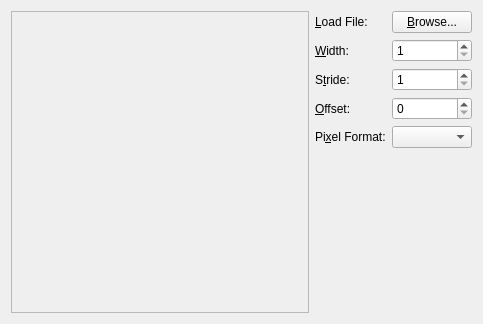
<?xml version="1.0" encoding="UTF-8"?>
<ui version="4.0">
 <class>ImgExperimentDialog</class>
 <widget class="QWidget" name="ImgExperimentDialog">
  <property name="geometry">
   <rect>
    <x>0</x>
    <y>0</y>
    <width>483</width>
    <height>324</height>
   </rect>
  </property>
  <property name="windowTitle">
   <string>Explore Data As Image</string>
  </property>
  <layout class="QHBoxLayout" name="horizontalLayout">
   <item>
    <widget class="QScrollArea" name="img_scroller">
     <property name="widgetResizable">
      <bool>true</bool>
     </property>
     <widget class="QWidget" name="scrollAreaWidgetContents">
      <property name="geometry">
       <rect>
        <x>0</x>
        <y>0</y>
        <width>228</width>
        <height>304</height>
       </rect>
      </property>
      <layout class="QVBoxLayout" name="verticalLayout">
       <item>
        <widget class="QLabel" name="img_display">
         <property name="text">
          <string/>
         </property>
        </widget>
       </item>
      </layout>
     </widget>
    </widget>
   </item>
   <item>
    <layout class="QFormLayout" name="formLayout">
     <item row="0" column="0">
      <widget class="QLabel" name="lbl_browse">
       <property name="text">
        <string>&amp;Load File:</string>
       </property>
       <property name="buddy">
        <cstring>btn_browse</cstring>
       </property>
      </widget>
     </item>
     <item row="0" column="1">
      <widget class="QPushButton" name="btn_browse">
       <property name="text">
        <string>&amp;Browse...</string>
       </property>
      </widget>
     </item>
     <item row="2" column="0">
      <widget class="QLabel" name="lbl_stride">
       <property name="text">
        <string>S&amp;tride:</string>
       </property>
       <property name="buddy">
        <cstring>spin_stride</cstring>
       </property>
      </widget>
     </item>
     <item row="3" column="0">
      <widget class="QLabel" name="lbl_offset">
       <property name="text">
        <string>&amp;Offset:</string>
       </property>
       <property name="buddy">
        <cstring>spin_offset</cstring>
       </property>
      </widget>
     </item>
     <item row="3" column="1">
      <widget class="QSpinBox" name="spin_offset"/>
     </item>
     <item row="2" column="1">
      <widget class="QSpinBox" name="spin_stride">
       <property name="minimum">
        <number>1</number>
       </property>
      </widget>
     </item>
     <item row="4" column="0">
      <widget class="QLabel" name="lbl_format">
       <property name="text">
        <string>Pi&amp;xel Format:</string>
       </property>
       <property name="buddy">
        <cstring>combo_format</cstring>
       </property>
      </widget>
     </item>
     <item row="4" column="1">
      <widget class="QComboBox" name="combo_format"/>
     </item>
     <item row="1" column="0">
      <widget class="QLabel" name="lbl_width">
       <property name="text">
        <string>&amp;Width:</string>
       </property>
       <property name="buddy">
        <cstring>spin_width</cstring>
       </property>
      </widget>
     </item>
     <item row="1" column="1">
      <widget class="QSpinBox" name="spin_width">
       <property name="minimum">
        <number>1</number>
       </property>
      </widget>
     </item>
    </layout>
   </item>
  </layout>
 </widget>
 <resources/>
 <connections/>
</ui>
